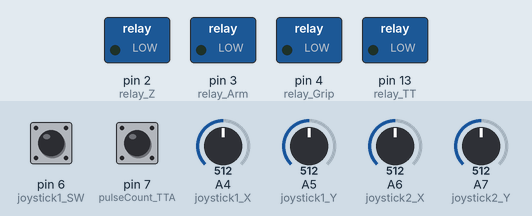
Recording of a sketch running on a simulated Arduino Nano, built with avr-gcc and run on an emulated ATmega328P. Parts: switched loads named in the sketch (green lamp = pin HIGH). Inputs (shaded band) come from the test bench; at power-on: A6 (joystick2_X) = 512, A4 (joystick1_X) = 512, A7 (joystick2_Y) = 512, pin 6 (joystick1_SW) HIGH, pin 7 (pulseCount_TTA) HIGH, A5 (joystick1_Y) = 512.

Above: at 1.2 s.
1.3 s: A6 (joystick2_X) set to 584
2.8 s: A6 (joystick2_X) set to 607
At 4.0 s:
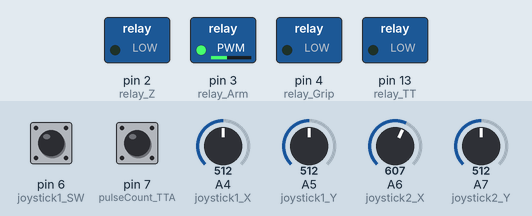
4.3 s: A4 (joystick1_X) set to 418
5.8 s: A4 (joystick1_X) set to 390
At 6.7 s:
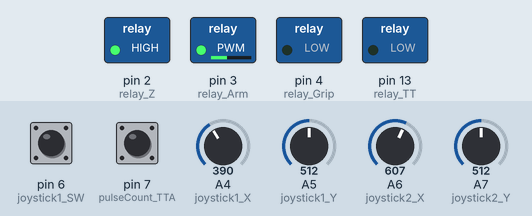
7.3 s: A6 (joystick2_X) set to 590
At 8.4 s:
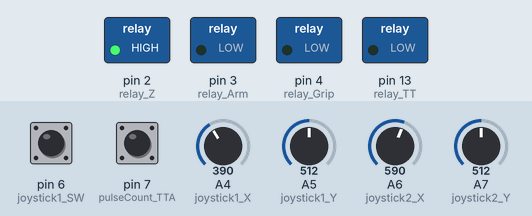
8.8 s: A7 (joystick2_Y) set to 416
10.3 s: A7 (joystick2_Y) set to 390
At 11.1 s:
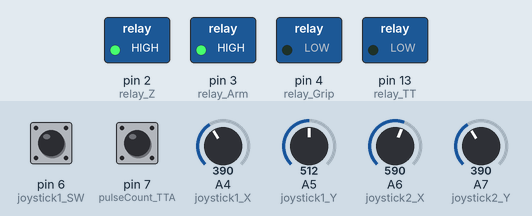
Timing chart, 0 to 12.8 s (numbered marks = the images above; inputs shaded):
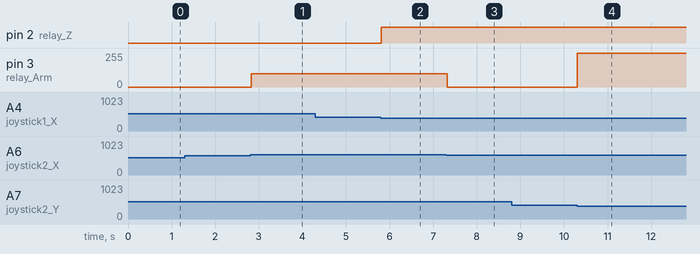

Measured:
- the behaviour switches between 600 and 601 on A6 (joystick2_X) (found by bisection; images 0 and 1)
- the behaviour switches between 400 and 399 on A4 (joystick1_X) (found by bisection; images 1 and 2)
- the behaviour switches between 400 and 399 on A7 (joystick2_Y) (found by bisection; images 3 and 4)
- after the input at 1.3 s, every drawn part: stays the same
- after the input at 2.8 s, pin 3 (relay_Arm): 0/255 → 100/255 at once
- after the input at 5.8 s, pin 2 (relay_Z): LOW → HIGH at once
- after the input at 7.3 s, pin 3 (relay_Arm): 100/255 → 0/255 at once
- after the input at 8.8 s, every drawn part: stays the same
- after the input at 10.3 s, pin 3 (relay_Arm): 0/255 → 255/255 at once

The sketch:

Joss_Salton_3D_Robot_24V_Update.ino
```cpp
// defining constant integer variables for each relay input
const int relay_TT = 13; // int assigned to analog pin 5
const int relay_Z = 2; // int assigned to digital pin 3
const int relay_Arm = 3; // int assigned to digital pin 4
const int relay_Grip = 4; // int assigned to digital pin 5

// PWM speed values, research indicated 0 -> 255 is best
int PWM_TT = 100; // speed value of TT
int PWM_Z = 100; // speed value of Z

// defining constant integer variables for each limit switcher input, correlating with board
const int limitSwtch_TT = A0; // int assigned to analog pin 0
const int limitSwtch_Z = A1; // int assigned to analog pin 1
const int limitSwtch_Arm = A2; // int assigned to analog pin 2
const int limitSwtch_Grip = A3; // int assigned to analog pin 3

// defining constant integer variables for each pulse input
const int pulseCount_TTA = 7; // int assigned to digital pin 6
const int pulseCount_TTB = 8; // int assigned to digital pin 7
const int pulseCount_ZA = 9; // int assigned to digital pin 8
const int pulseCount_ZB = 10; // int assigned to digital pin 9
const int pulseCount_Arm = 11; // int assigned to digital pin 10
const int pulseCount_Grip = 12; // int assigned to digital pin 11

// defining volatile integer variable for counting pulses
volatile int count_TTA = 0; // volatile referes to a variable that may / may-not change randomly
volatile int count_TTB = 0; // all values preset to 0, add up and only up
volatile int count_ZA = 0;
volatile int count_ZB = 0;
volatile int count_Arm = 0;
volatile int count_Grip = 0;

// Defining variables for joystick
const int joystick1_X = A4; // Joystick 1 X-axis
const int joystick1_Y = A5; // Joystick 1 Y-axis
const int joystick1_SW = 6;  // Joystick 1 switch
const int joystick2_X = A6; // Joystick 2 X-axis
const int joystick2_Y = A7; // Joystick 2 Y-axis
const int joystick2_SW = 7;  // Joystick 2 switch

void setup() {
  // setup Serial for debugging, serial port at 9600 bps
  Serial.begin(9600);

  // relay pins to output
  pinMode(relay_TT, OUTPUT);
  pinMode(relay_Z, OUTPUT);
  pinMode(relay_Arm, OUTPUT);
  pinMode(relay_Grip, OUTPUT);
  // limitSwitch set to input, recieve any data
  pinMode(limitSwtch_TT, INPUT_PULLUP); // INPUT_PULLUP -> CONFIGUES PIN AS INPUT WITH INTERNAL 'PULL-UP' RESISTOR
  pinMode(limitSwtch_Z, INPUT_PULLUP);
  pinMode(limitSwtch_Arm, INPUT_PULLUP);
  pinMode(limitSwtch_Grip, INPUT_PULLUP);
  // pulseCount set to input, recieve any data
  pinMode(pulseCount_TTA, INPUT);
  pinMode(pulseCount_TTB, INPUT);
  pinMode(pulseCount_ZA, INPUT);
  pinMode(pulseCount_ZB, INPUT);
  pinMode(pulseCount_Arm, INPUT);
  pinMode(pulseCount_Grip, INPUT);

  // Joystick pins set to input
  pinMode(joystick1_X, INPUT);
  pinMode(joystick1_Y, INPUT);
  pinMode(joystick1_SW, INPUT_PULLUP);
  pinMode(joystick2_X, INPUT);
  pinMode(joystick2_Y, INPUT);
  pinMode(joystick2_SW, INPUT_PULLUP);

  // attach interrupts to the pulseCount inputs, counts pulses at every interval
  attachInterrupt(digitalPinToInterrupt(pulseCount_TTA), countPulse_TTA, RISING); // saying which pin to interrupt, function called when its interrupted, mode that triggers it
  attachInterrupt(digitalPinToInterrupt(pulseCount_TTB), countPulse_TTB, RISING); // RISING -> LOW to HIGH
  attachInterrupt(digitalPinToInterrupt(pulseCount_ZA), countPulse_ZA, RISING);
  attachInterrupt(digitalPinToInterrupt(pulseCount_ZB), countPulse_ZB, RISING);
  attachInterrupt(digitalPinToInterrupt(pulseCount_Arm), countPulse_Arm, RISING);
  attachInterrupt(digitalPinToInterrupt(pulseCount_Grip), countPulse_Grip, RISING);
}


void loop() {
  // Read joystick values for motors TT and Z
  int xValue1 = analogRead(joystick1_X);
  int yValue1 = analogRead(joystick1_Y);
  bool button1 = digitalRead(joystick1_SW) == LOW; // Button pressed when LOW

  // Control TT motor
  if (yValue1 < 400) { // Forward
    motorForward(relay_TT, relay_Z, PWM_TT);
  } else if (yValue1 > 600) { // Backward
    motorBackward(relay_TT, relay_Z, PWM_TT);
  } else { // Stop
    stopMotor(relay_TT);
  }

  // Control Z motor
  if (xValue1 < 400) { // Left
    motorForward(relay_Z, relay_TT, PWM_Z);
  } else if (xValue1 > 600) { // Right
    motorBackward(relay_Z, relay_TT, PWM_Z);
  } else { // Stop
    stopMotor(relay_Z);
  }

  // Check joystick 1 button for special function
  if (button1) {
    // Perform an action when the button is pressed
    Serial.println("Joystick 1 Button Pressed");
    // Add action here
  }

  // Read joystick values for motors Arm and Grip
  int xValue2 = analogRead(joystick2_X);
  int yValue2 = analogRead(joystick2_Y);
  bool button2 = digitalRead(joystick2_SW) == LOW; // Button pressed when LOW

  // Control Arm motor
  if (yValue2 < 400) { // Up
    motorForward(relay_Arm, relay_Grip, PWM_TT);
  } else if (yValue2 > 600) { // Down
    motorBackward(relay_Arm, relay_Grip, PWM_TT);
  } else { // Stop
    stopMotor(relay_Arm);
  }

  // Control Grip motor
  if (xValue2 < 400) { // Open
    motorForward(relay_Grip, relay_Arm, PWM_Z);
  } else if (xValue2 > 600) { // Close
    motorBackward(relay_Grip, relay_Arm, PWM_Z);
  } else { // Stop
    stopMotor(relay_Grip);
  }

  // Check joystick 2 button for special function
  if (button2) {
    // Perform an action when the button is pressed
    Serial.println("Joystick 2 Button Pressed");
    // Add action here
  }

  // Add a short delay to stabilize reading
  delay(50);
}

void motorForward(int relayPin, int pwmPin, int pwmSpeed){
  digitalWrite(relayPin, HIGH);
  analogWrite(pwmPin, pwmSpeed);
}

void motorBackward(int relayPin, int pwmPin, int pwmSpeed){
  digitalWrite(relayPin, LOW);
  analogWrite(pwmPin, pwmSpeed);
}

void stopMotor(int relayPin){
  digitalWrite(relayPin, LOW);
  analogWrite(relayPin, 0);
}


void countPulse_TTA(){
  count_TTA++;
}
void countPulse_TTB(){
  count_TTB++;
}
void countPulse_ZA(){
  count_ZA++;
}
void countPulse_ZB(){
  count_ZB++;
}
void countPulse_Arm(){
  count_Arm++;
}
void countPulse_Grip(){
  count_Grip++;
}

/*
void loop() {
    // Check the limit switch for TT and control the relay accordingly
  if (digitalRead(limitSwtch_TT) == HIGH) {
    digitalWrite(relay_TT, HIGH); // Turn relay on
    delay(1000);                  // 1 second delay (1000 = m/s)
    digitalWrite(relay_TT, LOW); // Turn relay off
    Serial.println(count_TTA, count_TTB);
  }
  // Check the limit switch for Z and controls the relay
  if (digitalRead(limitSwtch_Z) == HIGH) {
    digitalWrite(relay_Z, HIGH); // Turn relay on
    delay(1000);                 // 1 second delay (1000 = m/s)
    digitalWrite(relay_Z, LOW); // Turn relay off
    Serial.println(count_ZA, count_ZB);
  }
  // Check the limit switch for Z and controls the relay
  if (digitalRead(limitSwtch_Arm) == HIGH) {
    digitalWrite(relay_Arm, HIGH); // Turn relay on
    delay(1000);                 // 1 second delay (1000 = m/s)
    digitalWrite(relay_Arm, LOW); // Turn relay off
    Serial.println(count_Arm);
  }
    // Check the limit switch for Z and controls the relay
  if (digitalRead(limitSwtch_Grip) == HIGH) {
    digitalWrite(relay_Grip, HIGH); // Turn relay on
    delay(1000);                 // 1 second delay (1000 = m/s)
    digitalWrite(relay_Grip, LOW);  // Turn relay off
    Serial.println(count_Grip);
  }

}
*/
```
